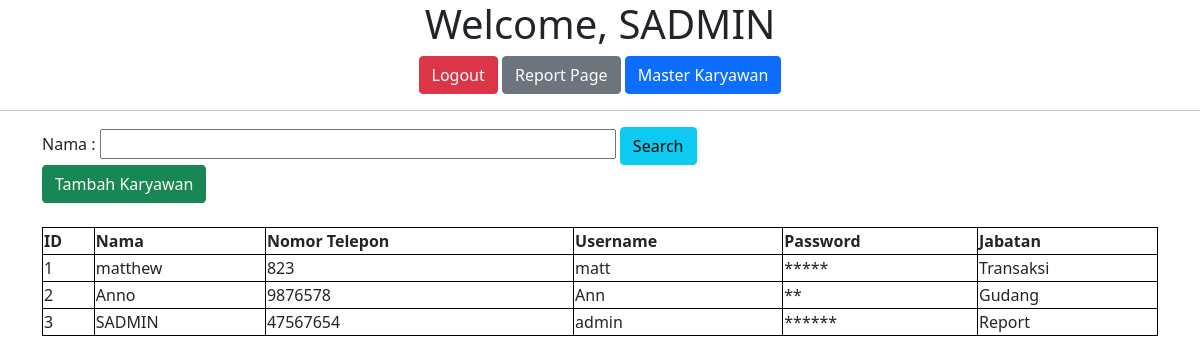
Page /listkaryawan.php (signed in) on the committed database.
### tables this page shows
CREATE TABLE `karyawan` (
  `ID_Karyawan` varchar(20) NOT NULL,
  `Nama_Karyawan` varchar(50) NOT NULL,
  `NomorTelepon_Karyawan` int(20) NOT NULL,
  `Username_Karyawan` varchar(50) NOT NULL,
  `Password_Karyawan` varchar(50) NOT NULL,
  `Jabatan` varchar(20) NOT NULL
);

### listkaryawan.php (the view, shortened to what this page needs)
<?php
    include("config/load.php");
    if(isset($_SESSION["id"])){
        $ses = $_SESSION["nama"];
        if (isset($_SESSION["search"])) {
            $a = $_SESSION["search"];
            $stmt = $db->query("SELECT * from karyawan where Nama_Karyawan LIKE '%$a%'");
            $temp = $stmt->fetchAll(PDO::FETCH_ASSOC);
        }else{
            $stmt = $db->query("SELECT * from karyawan");
            $temp = $stmt->fetchAll(PDO::FETCH_ASSOC);
        }
    }else{
        header("Location: adminlog.php");
    }
?>
<!DOCTYPE html>
<html lang="en">
<head>
    <link href="https://cdn.jsdelivr.net/npm/bootstrap@5.1.3/dist/css/bootstrap.min.css" rel="stylesheet">
</head>
<body>
    <center>
    <h1>Welcome, <?= $ses ?></h1>
    <form method="post">
    <button name="btnLog" type="submit" class="btn btn-danger">Logout</button> <button name="btnReport" type="submit" class="btn btn-secondary">Report Page</button> <button name="btnListKaryawan" type="submit" class="btn btn-primary">Master Karyawan</button>
    </center>
    <hr>
    <div class="container">
    Nama :
        <input id="cari" type="text" name="cari" size="50px"> <button name="btnSearch" type="submit" class="btn btn-info">Search</button> <br>
        <button name="btnMaster" type="submit" class="btn btn-success">Tambah Karyawan</button> <br><br> </form>
        <div class="row">
            <div>
                <table style="width:100%;">
                    <thead>
                        <tr>
                            <th>ID</th>
                            <th>Nama</th>
                            <th>Nomor Telepon</th>
                            <th>Username</th>
                            <th>Password</th>
                            <th>Jabatan</th>
                        </tr>
                    </thead>
                    <form method="POST">
                    <tbody>
                        <?php
                            if($temp != null){
                                foreach($temp as $key => $value){
                                    ?>
                                    <tr>
                                        <td><?= $value["ID_Karyawan"] ?></td>
                                        <td><?= $value["Nama_Karyawan"] ?></td>
                                        <td><?= $value["NomorTelepon_Karyawan"] ?></td>
                                        <td><?= $value["Username_Karyawan"] ?></td>
                                        <td><?php for ($i=0; $i < strlen($value["Password_Karyawan"]); $i++) {
                                            echo "*";
                                        }
                                        ?></td>
                                        <td><?php if ($value["Jabatan"] == 0) {
                                            echo "Transaksi";
                                        }else if ($value["Jabatan"] == 1) {
                                            echo "Gudang";
                                        }else if ($value["Jabatan"] == 2) {
                                            echo "Report";
                                        }
                                        ?></td>
                                    </tr>
                                <?php
                                }
                            }
                        ?>
                    </tbody>
                    </form>
                </table>
            </div>
        </div>
    </div>
</body>
</html>

### listkaryawan.php (style rules this page uses)
table, th, td { border:1px solid black; }

### rows in the picture
karyawan: ID_Karyawan "1", Nama_Karyawan "matthew", NomorTelepon_Karyawan "823", Username_Karyawan "matt", Password_Karyawan "matts" (drawn), Jabatan "Transaksi"
karyawan: ID_Karyawan "2", Nama_Karyawan "Anno", NomorTelepon_Karyawan "9876578", Username_Karyawan "Ann", Password_Karyawan "no" (drawn), Jabatan "Gudang"
karyawan: ID_Karyawan "3", Nama_Karyawan "SADMIN", NomorTelepon_Karyawan "47567654", Username_Karyawan "admin", Password_Karyawan "admins" (drawn), Jabatan "Report"
